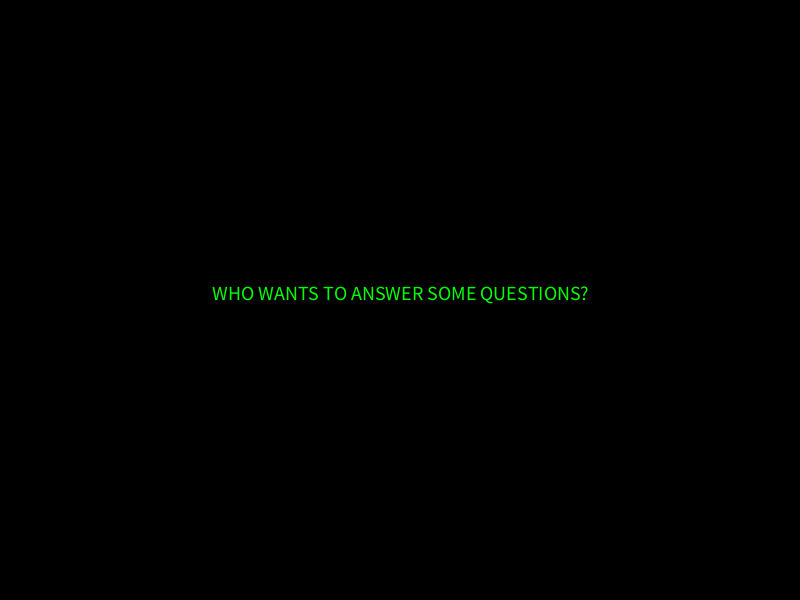
Frame 1 (no input)
Frame 60 (the mouse pressed at the canvas centre just before this capture): identical to frame 1, image omitted
Frame 120 (the mouse held since frame 60 and released just before this capture): identical to frame 1, image omitted

The Processing sketch that drew this single still picture (run headless with seeded random() and noise(); from frame 60 on, the mouse is pressed at the canvas centre):

// Processing sketch: processing_174370
// ── processing_174370.pde

int gameState = 0;
int currentQuestion = 0;
 
int START_SCREEN = 0;
int GAME_QUESTION = 1;
int CORRECT_ANSWER = 2;
int WRONG_ANSWER = 3;
int WIN_SCREEN = 4;
 
Question[] questions = new Question[5];
 
void setup() {
  size(800, 600);
  textSize(20);
 
 
  String[] answers0 = { 
   "Moo",
"Moo Berry Crunch",
"Muddle Berry",
"All of the above"
  };
  questions [0] = new Question("Max Rothschild is also known as:", 'D', answers0);
 
  String[] answers1 = {"Once a week",
"Twice a week",
"He doesn't",
"Daily"};
  questions [1] = new Question("How often does Levy row?", 'D', answers1);
 
  String[] answers2 = {"Ice Age",
"Celebration",
"Street Talkin'",
"Blueberry Yum Yum"};
  questions [2] = new Question("Which song is by Denzel Curry", 'A', answers2);
}

 
void draw() {
  background(0);
  if (gameState == START_SCREEN) {
    drawSplashScreen();
  } else if (gameState == GAME_QUESTION) {
    questions[currentQuestion].display();
  } else if (gameState == CORRECT_ANSWER) {
    drawCorrectScreen();
  } else if (gameState == WRONG_ANSWER) {
    drawWrongAnswerScreen();
  } else if (gameState == WIN_SCREEN) {
    drawWinScreen();
  }
}
 
void keyPressed() {
  if (gameState == START_SCREEN) {
    gameState = 1;
  } else if (gameState == GAME_QUESTION) {
    if (questions[currentQuestion].isCorrectAnswer(key)) {
      currentQuestion ++;
      if (currentQuestion > questions.length-1) {
        gameState = WIN_SCREEN;
      } else {
        gameState = CORRECT_ANSWER;
      }
    } else {
     
      gameState = WRONG_ANSWER;
    }
  } else if (gameState == CORRECT_ANSWER) {
    gameState = GAME_QUESTION;
  } else if (gameState == WRONG_ANSWER || gameState == WIN_SCREEN) {
    currentQuestion = 0;
    gameState = START_SCREEN;
  }
}
 
 
 
void drawSplashScreen() {
  textAlign(CENTER);
  
  fill(0, 255, 0);
  text("WHO WANTS TO ANSWER SOME QUESTIONS?", width/2, height/2);
}
 
void drawCorrectScreen() {
  textAlign(CENTER);

  fill(0, 255, 0);
  text("NICE!", width/2, height/2);
}
 
 
void drawWrongAnswerScreen() {
  textAlign(CENTER);

  fill(0, 255, 0);
  text("NOPE SORRY!", width/2, height/2);
}
void drawWinScreen() {
  textAlign(CENTER);
 
  fill(0, 255, 0);
  text("CONGRATS, YOU DID IT", width/2, height/2);
}
 
 
 class Question {
 
  String question;
  char correctAnswer;
  String[] answers;
 
  Question(String nquestion, char ncorrectAnswer, String[] nanswers) {
    question = nquestion;
    correctAnswer = ncorrectAnswer;
    answers = nanswers;
  }
 
  void display() {
    rectMode(CENTER);
    textAlign(CENTER);
    noFill();
    // Question
    rect(400, 100, 600, 80);
    text(question, 400, 100);
    // Answer 0
    rect(200, 300, 100, 80);
    text(answers[0], 200, 300);
    // Answer 1
    rect(600, 300, 100, 80);
    text(answers[1], 600, 300);
    // Answer 2
    rect(200, 450, 100, 80);
    text(answers[2], 200, 450);
    // Answer 3
    rect(600, 450, 100, 80);
    text(answers[3], 600, 450);
  }
 
  boolean isCorrectAnswer(char answer) {
    if ( answer ==  correctAnswer )return true;
    else return false;
  }
}
